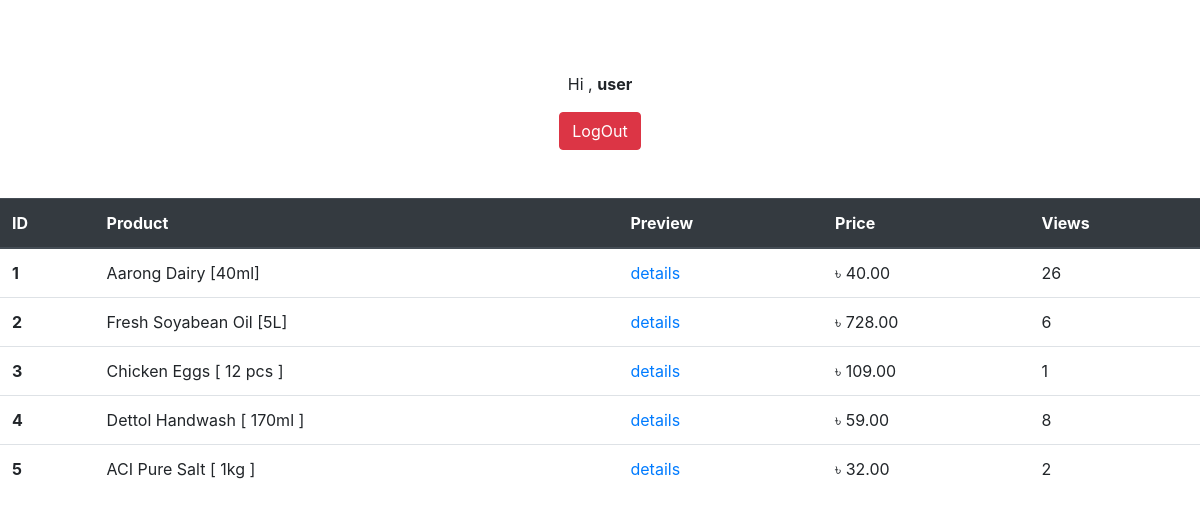
The page / (signed in) on the database as committed earlier.
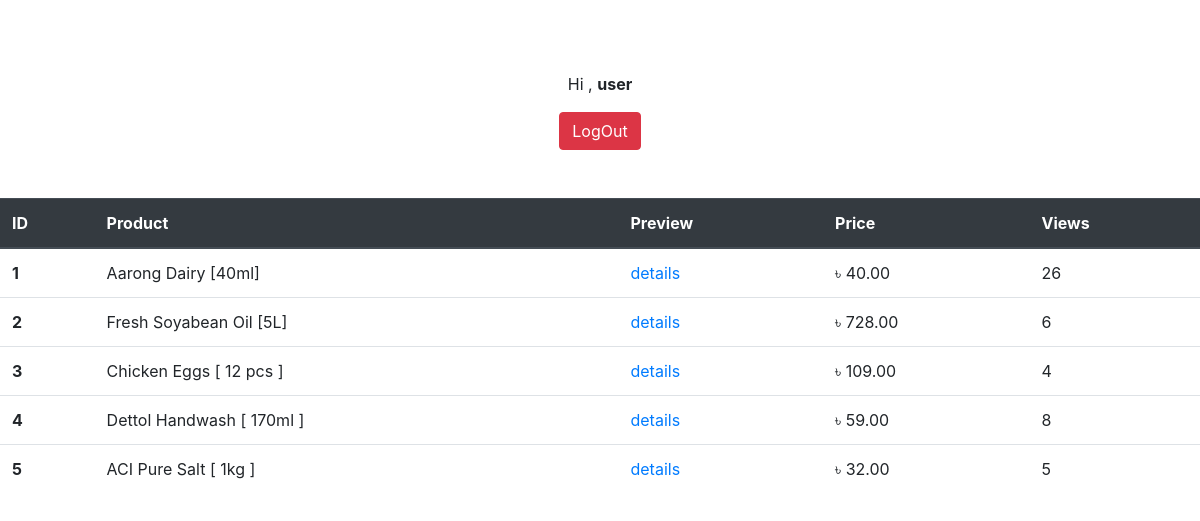
The same page on the database as committed later.
### shop/models.py (models this page shows, shortened)
class Product(models.Model):
    id = models.AutoField
    productName = models.CharField(max_length=60)
    productDescription = models.CharField(max_length=250)
    price = models.DecimalField(max_digits=5, decimal_places=2)
    tk = 'taka'
    rp = 'rupe'
    Currency = [
        (tk, 'taka'),
        (rp, 'rupe')
    ]
    currency = models.CharField(max_length=6, choices=Currency, default=tk,)
    madeDate = models.DateField()
    expireDate = models.DateField()
    IS = 'In stock'
    OS = 'Out of stock'
    Status_Of_Product = [
        (IS, 'In stock'),
        (OS, 'Out of stock'),
    ]
    status_of_product = models.CharField(
        max_length=15,
        choices=Status_Of_Product,
        default=IS,
    )
    view = models.IntegerField(default=0)

### shop/views.py (the view)
# urls.py: path("", views.home, name="home_page"),
@login_required(login_url="/login")
def home(request):
    product_database = Product.objects.all()
    return render(request, "shop/home.html", {"product_database": product_database})

### shop/templates/shop/home.html (shortened to what this page needs)
{% load static %}
<!DOCTYPE html>
<html lang="en">
<head>
    <link rel="stylesheet" href="https://stackpath.bootstrapcdn.com/bootstrap/4.4.1/css/bootstrap.min.css"
 />
</head>
<body>
    <br>
    <br>
    <br>
    <center>
        {% if user.is_authenticated %}
        <p class="grettings">Hi , <b>{{user.username}}</b></p>
        <a class=" btn btn-danger btnText reg  my-sm-0 col-sm-0" href="/logout">LogOut</a>
        {% endif %}
    </center>
    <br>
    <br>
    <table class="table">
        <thead class="thead-dark">
            <tr>
                <th scope="col">ID</th>
                <th scope="col">Product</th>
                <th scope="col">Preview</th>
                <th scope="col">Price</th>
                <th scope="col">Views</th>
            </tr>
        </thead>
        <tbody>
            {% for i in product_database %}
            <tr>
                <th scope="row">{{i.id}}</th>
                <td>{{i.productName}}</td>
                <td><a href="preview/{{i.id}}">details</a></td>
                <td>৳ {{i.price}}</td>
                <td>{{i.view}}</td>
            </tr>
            {% endfor %}
        </tbody>
    </table>
</body>
</html>

Rows that differ between the two databases and show on the page:
changed Product "Chicken Eggs [ 12 pcs ]": view "1" → "4"
changed Product "ACI Pure Salt [ 1kg ]": view "2" → "5"
